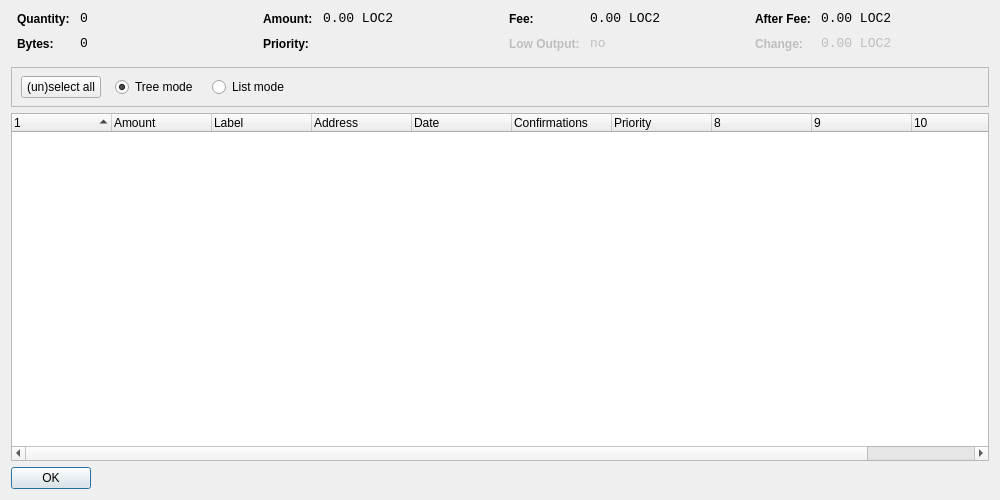
<?xml version="1.0" encoding="UTF-8"?>
<ui version="4.0">
 <class>CoinControlDialog</class>
 <widget class="QDialog" name="CoinControlDialog">
  <property name="geometry">
   <rect>
    <x>0</x>
    <y>0</y>
    <width>1000</width>
    <height>500</height>
   </rect>
  </property>
  <property name="windowTitle">
   <string>Coin Control</string>
  </property>
  <layout class="QVBoxLayout" name="verticalLayout">
   <item>
    <layout class="QHBoxLayout" name="horizontalLayoutTop" stretch="0,0,0,0">
     <property name="topMargin">
      <number>0</number>
     </property>
     <property name="bottomMargin">
      <number>10</number>
     </property>
     <item>
      <layout class="QFormLayout" name="formLayoutCoinControl1">
       <property name="horizontalSpacing">
        <number>10</number>
       </property>
       <property name="verticalSpacing">
        <number>10</number>
       </property>
       <property name="leftMargin">
        <number>6</number>
       </property>
       <property name="rightMargin">
        <number>6</number>
       </property>
       <item row="0" column="0">
        <widget class="QLabel" name="labelCoinControlQuantityText">
         <property name="styleSheet">
          <string notr="true">font-weight:bold;</string>
         </property>
         <property name="text">
          <string>Quantity:</string>
         </property>
        </widget>
       </item>
       <item row="0" column="1">
        <widget class="QLabel" name="labelCoinControlQuantity">
         <property name="font">
          <font>
           <family>Monospace</family>
           <pointsize>10</pointsize>
          </font>
         </property>
         <property name="cursor">
          <cursorShape>IBeamCursor</cursorShape>
         </property>
         <property name="contextMenuPolicy">
          <enum>Qt::ActionsContextMenu</enum>
         </property>
         <property name="text">
          <string notr="true">0</string>
         </property>
         <property name="textInteractionFlags">
          <set>Qt::LinksAccessibleByMouse|Qt::TextSelectableByKeyboard|Qt::TextSelectableByMouse</set>
         </property>
        </widget>
       </item>
       <item row="1" column="0">
        <widget class="QLabel" name="labelCoinControlBytesText">
         <property name="styleSheet">
          <string notr="true">font-weight:bold;</string>
         </property>
         <property name="text">
          <string>Bytes:</string>
         </property>
        </widget>
       </item>
       <item row="1" column="1">
        <widget class="QLabel" name="labelCoinControlBytes">
         <property name="font">
          <font>
           <family>Monospace</family>
           <pointsize>10</pointsize>
          </font>
         </property>
         <property name="cursor">
          <cursorShape>IBeamCursor</cursorShape>
         </property>
         <property name="contextMenuPolicy">
          <enum>Qt::ActionsContextMenu</enum>
         </property>
         <property name="text">
          <string notr="true">0</string>
         </property>
         <property name="textInteractionFlags">
          <set>Qt::LinksAccessibleByMouse|Qt::TextSelectableByKeyboard|Qt::TextSelectableByMouse</set>
         </property>
        </widget>
       </item>
      </layout>
     </item>
     <item>
      <layout class="QFormLayout" name="formLayoutCoinControl2">
       <property name="horizontalSpacing">
        <number>10</number>
       </property>
       <property name="verticalSpacing">
        <number>10</number>
       </property>
       <property name="leftMargin">
        <number>6</number>
       </property>
       <property name="rightMargin">
        <number>6</number>
       </property>
       <item row="0" column="0">
        <widget class="QLabel" name="labelCoinControlAmountText">
         <property name="styleSheet">
          <string notr="true">font-weight:bold;</string>
         </property>
         <property name="text">
          <string>Amount:</string>
         </property>
        </widget>
       </item>
       <item row="0" column="1">
        <widget class="QLabel" name="labelCoinControlAmount">
         <property name="font">
          <font>
           <family>Monospace</family>
           <pointsize>10</pointsize>
          </font>
         </property>
         <property name="cursor">
          <cursorShape>IBeamCursor</cursorShape>
         </property>
         <property name="contextMenuPolicy">
          <enum>Qt::ActionsContextMenu</enum>
         </property>
         <property name="text">
          <string notr="true">0.00 LOC2</string>
         </property>
         <property name="textInteractionFlags">
          <set>Qt::LinksAccessibleByMouse|Qt::TextSelectableByKeyboard|Qt::TextSelectableByMouse</set>
         </property>
        </widget>
       </item>
       <item row="1" column="0">
        <widget class="QLabel" name="labelCoinControlPriorityText">
         <property name="styleSheet">
          <string notr="true">font-weight:bold;</string>
         </property>
         <property name="text">
          <string>Priority:</string>
         </property>
        </widget>
       </item>
       <item row="1" column="1">
        <widget class="QLabel" name="labelCoinControlPriority">
         <property name="font">
          <font>
           <family>Monospace</family>
           <pointsize>10</pointsize>
          </font>
         </property>
         <property name="cursor">
          <cursorShape>IBeamCursor</cursorShape>
         </property>
         <property name="contextMenuPolicy">
          <enum>Qt::ActionsContextMenu</enum>
         </property>
         <property name="text">
          <string/>
         </property>
         <property name="textInteractionFlags">
          <set>Qt::LinksAccessibleByMouse|Qt::TextSelectableByKeyboard|Qt::TextSelectableByMouse</set>
         </property>
        </widget>
       </item>
      </layout>
     </item>
     <item>
      <layout class="QFormLayout" name="formLayoutCoinControl3">
       <property name="horizontalSpacing">
        <number>10</number>
       </property>
       <property name="verticalSpacing">
        <number>10</number>
       </property>
       <property name="leftMargin">
        <number>6</number>
       </property>
       <property name="rightMargin">
        <number>6</number>
       </property>
       <item row="0" column="0">
        <widget class="QLabel" name="labelCoinControlFeeText">
         <property name="styleSheet">
          <string notr="true">font-weight:bold;</string>
         </property>
         <property name="text">
          <string>Fee:</string>
         </property>
        </widget>
       </item>
       <item row="0" column="1">
        <widget class="QLabel" name="labelCoinControlFee">
         <property name="font">
          <font>
           <family>Monospace</family>
           <pointsize>10</pointsize>
          </font>
         </property>
         <property name="cursor">
          <cursorShape>IBeamCursor</cursorShape>
         </property>
         <property name="contextMenuPolicy">
          <enum>Qt::ActionsContextMenu</enum>
         </property>
         <property name="text">
          <string notr="true">0.00 LOC2</string>
         </property>
         <property name="textInteractionFlags">
          <set>Qt::LinksAccessibleByMouse|Qt::TextSelectableByKeyboard|Qt::TextSelectableByMouse</set>
         </property>
        </widget>
       </item>
       <item row="1" column="0">
        <widget class="QLabel" name="labelCoinControlLowOutputText">
         <property name="enabled">
          <bool>false</bool>
         </property>
         <property name="styleSheet">
          <string notr="true">font-weight:bold;</string>
         </property>
         <property name="text">
          <string>Low Output:</string>
         </property>
        </widget>
       </item>
       <item row="1" column="1">
        <widget class="QLabel" name="labelCoinControlLowOutput">
         <property name="enabled">
          <bool>false</bool>
         </property>
         <property name="font">
          <font>
           <family>Monospace</family>
           <pointsize>10</pointsize>
          </font>
         </property>
         <property name="cursor">
          <cursorShape>IBeamCursor</cursorShape>
         </property>
         <property name="contextMenuPolicy">
          <enum>Qt::ActionsContextMenu</enum>
         </property>
         <property name="text">
          <string notr="true">no</string>
         </property>
         <property name="textInteractionFlags">
          <set>Qt::LinksAccessibleByMouse|Qt::TextSelectableByKeyboard|Qt::TextSelectableByMouse</set>
         </property>
        </widget>
       </item>
      </layout>
     </item>
     <item>
      <layout class="QFormLayout" name="formLayoutCoinControl4">
       <property name="horizontalSpacing">
        <number>10</number>
       </property>
       <property name="verticalSpacing">
        <number>10</number>
       </property>
       <property name="leftMargin">
        <number>6</number>
       </property>
       <property name="rightMargin">
        <number>6</number>
       </property>
       <item row="0" column="0">
        <widget class="QLabel" name="labelCoinControlAfterFeeText">
         <property name="styleSheet">
          <string notr="true">font-weight:bold;</string>
         </property>
         <property name="text">
          <string>After Fee:</string>
         </property>
        </widget>
       </item>
       <item row="0" column="1">
        <widget class="QLabel" name="labelCoinControlAfterFee">
         <property name="font">
          <font>
           <family>Monospace</family>
           <pointsize>10</pointsize>
          </font>
         </property>
         <property name="cursor">
          <cursorShape>IBeamCursor</cursorShape>
         </property>
         <property name="contextMenuPolicy">
          <enum>Qt::ActionsContextMenu</enum>
         </property>
         <property name="text">
          <string notr="true">0.00 LOC2</string>
         </property>
         <property name="textInteractionFlags">
          <set>Qt::LinksAccessibleByMouse|Qt::TextSelectableByKeyboard|Qt::TextSelectableByMouse</set>
         </property>
        </widget>
       </item>
       <item row="1" column="0">
        <widget class="QLabel" name="labelCoinControlChangeText">
         <property name="enabled">
          <bool>false</bool>
         </property>
         <property name="styleSheet">
          <string notr="true">font-weight:bold;</string>
         </property>
         <property name="text">
          <string>Change:</string>
         </property>
        </widget>
       </item>
       <item row="1" column="1">
        <widget class="QLabel" name="labelCoinControlChange">
         <property name="enabled">
          <bool>false</bool>
         </property>
         <property name="font">
          <font>
           <family>Monospace</family>
           <pointsize>10</pointsize>
          </font>
         </property>
         <property name="cursor">
          <cursorShape>IBeamCursor</cursorShape>
         </property>
         <property name="contextMenuPolicy">
          <enum>Qt::ActionsContextMenu</enum>
         </property>
         <property name="text">
          <string notr="true">0.00 LOC2</string>
         </property>
         <property name="textInteractionFlags">
          <set>Qt::LinksAccessibleByMouse|Qt::TextSelectableByKeyboard|Qt::TextSelectableByMouse</set>
         </property>
        </widget>
       </item>
      </layout>
     </item>
    </layout>
   </item>
   <item>
    <widget class="QFrame" name="frame">
     <property name="minimumSize">
      <size>
       <width>0</width>
       <height>40</height>
      </size>
     </property>
     <property name="frameShape">
      <enum>QFrame::StyledPanel</enum>
     </property>
     <property name="frameShadow">
      <enum>QFrame::Sunken</enum>
     </property>
     <widget class="QWidget" name="horizontalLayoutWidget">
      <property name="geometry">
       <rect>
        <x>10</x>
        <y>0</y>
        <width>781</width>
        <height>41</height>
       </rect>
      </property>
      <layout class="QHBoxLayout" name="horizontalLayoutPanel" stretch="0,0,0,0,0">
       <property name="spacing">
        <number>14</number>
       </property>
       <item>
        <widget class="QPushButton" name="pushButtonSelectAll">
         <property name="sizePolicy">
          <sizepolicy hsizetype="Maximum" vsizetype="Fixed">
           <horstretch>0</horstretch>
           <verstretch>0</verstretch>
          </sizepolicy>
         </property>
         <property name="text">
          <string>(un)select all</string>
         </property>
        </widget>
       </item>
       <item>
        <widget class="QRadioButton" name="radioTreeMode">
         <property name="sizePolicy">
          <sizepolicy hsizetype="Maximum" vsizetype="Fixed">
           <horstretch>0</horstretch>
           <verstretch>0</verstretch>
          </sizepolicy>
         </property>
         <property name="text">
          <string>Tree mode</string>
         </property>
         <property name="checked">
          <bool>true</bool>
         </property>
        </widget>
       </item>
       <item>
        <widget class="QRadioButton" name="radioListMode">
         <property name="sizePolicy">
          <sizepolicy hsizetype="Maximum" vsizetype="Fixed">
           <horstretch>0</horstretch>
           <verstretch>0</verstretch>
          </sizepolicy>
         </property>
         <property name="text">
          <string>List mode</string>
         </property>
        </widget>
       </item>
       <item>
        <spacer name="horizontalSpacer">
         <property name="orientation">
          <enum>Qt::Horizontal</enum>
         </property>
         <property name="sizeHint" stdset="0">
          <size>
           <width>40</width>
           <height>20</height>
          </size>
         </property>
        </spacer>
       </item>
      </layout>
     </widget>
    </widget>
   </item>
   <item>
    <widget class="CoinControlTreeWidget" name="treeWidget">
     <property name="contextMenuPolicy">
      <enum>Qt::CustomContextMenu</enum>
     </property>
     <property name="sortingEnabled">
      <bool>false</bool>
     </property>
     <property name="columnCount">
      <number>11</number>
     </property>
     <attribute name="headerShowSortIndicator" stdset="0">
      <bool>true</bool>
     </attribute>
     <attribute name="headerStretchLastSection">
      <bool>false</bool>
     </attribute>
     <column>
      <property name="text">
       <string/>
      </property>
     </column>
     <column>
      <property name="text">
       <string>Amount</string>
      </property>
     </column>
     <column>
      <property name="text">
       <string>Label</string>
      </property>
     </column>
     <column>
      <property name="text">
       <string>Address</string>
      </property>
     </column>
     <column>
      <property name="text">
       <string>Date</string>
      </property>
     </column>
     <column>
      <property name="text">
       <string>Confirmations</string>
      </property>
      <property name="toolTip">
       <string>Confirmed</string>
      </property>
     </column>
     <column>
      <property name="text">
       <string>Priority</string>
      </property>
     </column>
     <column>
      <property name="text">
       <string/>
      </property>
     </column>
     <column>
      <property name="text">
       <string/>
      </property>
     </column>
     <column>
      <property name="text">
       <string/>
      </property>
     </column>
     <column>
      <property name="text">
       <string/>
      </property>
     </column>
    </widget>
   </item>
   <item>
    <widget class="QDialogButtonBox" name="buttonBox">
     <property name="sizePolicy">
      <sizepolicy hsizetype="Maximum" vsizetype="Fixed">
       <horstretch>0</horstretch>
       <verstretch>0</verstretch>
      </sizepolicy>
     </property>
     <property name="orientation">
      <enum>Qt::Horizontal</enum>
     </property>
     <property name="standardButtons">
      <set>QDialogButtonBox::Ok</set>
     </property>
    </widget>
   </item>
  </layout>
 </widget>
 <customwidgets>
  <customwidget>
   <class>CoinControlTreeWidget</class>
   <extends>QTreeWidget</extends>
   <header>coincontroltreewidget.h</header>
  </customwidget>
 </customwidgets>
 <resources/>
 <connections/>
</ui>
